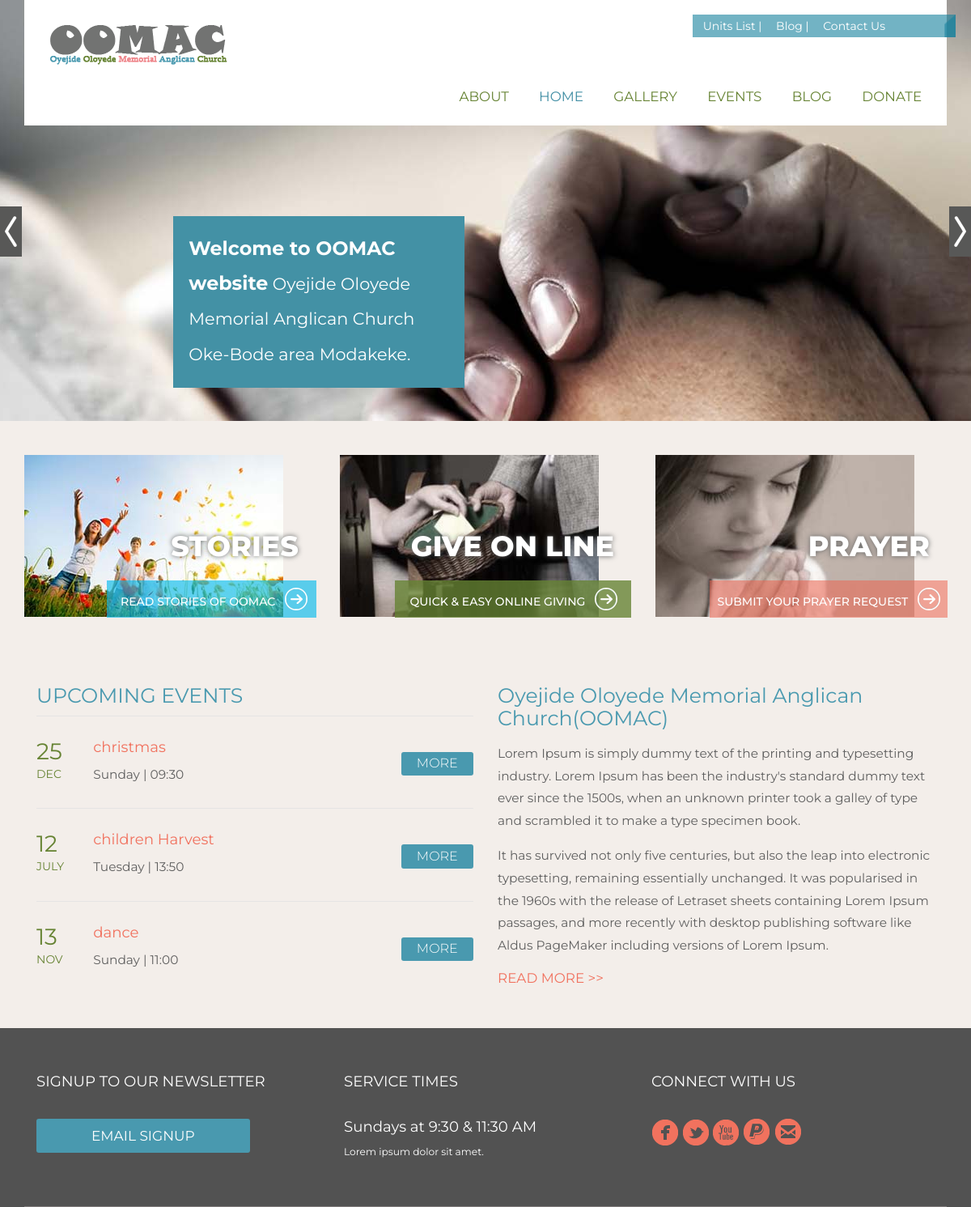
The page / on the database its author committed.
### tables this page shows
CREATE TABLE `event` (
  `id` int(11) NOT NULL,
  `event_name` varchar(200) NOT NULL,
  `event_details` text NOT NULL,
  `event_picture` varchar(50) NOT NULL,
  `date` varchar(20) NOT NULL,
  `event_time` varchar(7) NOT NULL
);

### index.php (the view, shortened to what this page needs)
<?php require_once "include/function.php" ?>
<!DOCTYPE HTML>
<html>
<head>
<link href="css/bootstrap.css" rel="stylesheet" type="text/css" media="all">
<link href="css/style.css" rel="stylesheet" type="text/css" media="all" />
</head>
<body>
	<div class="banner">
		<div class="container">
			<div class="header">
				<div class="head-bann">
						<div class="logo">
							<a href="index.php"><img src="images/logo.png" class="img-responsive" alt="" /></a>
						</div>
						<div class="head-part">
								<ul>
									<li><a href="unitslist.php">Units List |</a></li>
									<li><a href="blog/">Blog |</a></li>
									<li><a href="#">Contact Us</a></li>
								</ul>
					</div>
					<div class="clearfix"> </div>
				</div>
				<div class="head-nav">
								<ul>
									<li><a href="about.php">about</a></li>
									<li class="active"><a href="index.php">home</a></li>
									<li><a href="gallery.php">Gallery</a></li>
									<li><a href="events.php">Events</a></li>
									<li><a href="blog/">Blog</a></li>
									<li><a href="#">donate</a></li>
							</ul>
					</div>
						<div class="clearfix"> </div>
			</div>
		</div>
			<div class="wmuSlider example1 section" id="section-1">
			   <article style="position: absolute; width: 100%; opacity: 0;">
			   	   	<div class="banner-info">
						<h1>Welcome to OOMAC website<span> Oyejide Oloyede Memorial Anglican Church Oke-Bode area Modakeke.</span></h1>
					</div>
				</article>
		  </div>
	</div>
<div class="content">
<div class="container">
		<div class="row grids">
			<div class="col-md-4 grid1">
			  <a href="about.php">
				<img src="images/img1.jpg" class="img-responsive" alt=""/>
				<h3>stories</h3>
				<div class="look">
					<ul>
						<li><h4>Read stories of OOMAC</h4></li>
						<li><i class="arrow"></i></li>
					</ul>
				</div></a>
			</div>
			<div class="col-md-4 grid2">
			  <a href="">
				<img src="images/img2.jpg" class="img-responsive" alt=""/>
				<h3>give on line</h3>
				<div class="look1">
					<ul>
						<li><h4>Quick & easy online giving</h4></li>
						<li><i class="arrow"></i></li>
					</ul>
				</div></a>
			</div>
			<div class="col-md-4 grid3">
			  <a href="prayer_request.php">
				<img src="images/img3.jpg" class="img-responsive" alt=""/>
				<h3>prayer</h3>
				<div class="look2">
					<ul>
						<li><h4>Submit your prayer request</h4></li>
						<li><i class="arrow"></i></li>
					</ul>
				</div></a>
			</div>
		</div>
</div>
</div>
	<div class="events">
		<div class="container">
			<div class="col-md-6 upcoming">
				<h3>UPCOMING EVENTS</h3>
				<?php foreach (event_home(3) as $event){
					$date = $event['date'];
					$day = substr($date, 0,2);
					$month = substr($date, 3, 2);
                    $week_day = substr($date, 10,12);
                    $event_time = $event['event_time'];
					?>
				<div class="family">
					<div class="twenty">
						<h4><?php echo $day?></h4>
						<p><?php number_to_word($month)?></p>
					</div>
					<div class="sunday">
						<h5><?php echo $event['event_name']?></h5>
						<p><?php echo "$week_day   | $event_time " ; ?></p>
					</div>
					<div class="mor">
						<a class="more" href="events.php">MORE</a>
					</div>
						<div class="clearfix"> </div>
				</div>
<?php } ?>
			</div>
			<div class="col-md-6 oaks">
				<h3>Oyejide Oloyede Memorial Anglican Church(OOMAC)</h3>
				<p>Lorem Ipsum is simply dummy text of the printing and typesetting industry. Lorem Ipsum has been the industry's standard dummy text ever since the 1500s, when an unknown printer took a galley of type and scrambled it to make a type specimen book.</p>
				<p>It has survived not only five centuries, but also the leap into electronic typesetting, remaining essentially unchanged. It was popularised in the 1960s with the release of Letraset sheets containing Lorem Ipsum passages, and more recently with desktop publishing software like Aldus PageMaker including versions of Lorem Ipsum.</p>
				<a class="read" href="#">READ MORE >></a>
			</div>
			<div class="clearfix"> </div>
		</div>
	</div>
	<div class="footer">
		<div class="container">
			<div class="footer-top">
				<div class="col-md-4 news">
					<h4>SIGNUP TO OUR NEWSLETTER</h4>
					<form>
						<input type="submit" value="EMAIL SIGNUP">
					</form>
				</div>
				<div class="col-md-4 service">
					<h5>SERVICE TIMES</h5>
					<h6>Sundays at 9:30 & 11:30 AM</h6>
					<p>Lorem ipsum dolor sit amet.</p>
				</div>
				<div class="col-md-4 connect">
					<h5>CONNECT WITH US</h5>
						<ul>
							<li><a href="#"><i class="fb"></i></a></li>
							<li><a href="#"><i class="twt"></i></a></li>
							<li><a href="#"><i class="yout"></i></a></li>
							<li><a href="#"><i class="payp"></i></a></li>
							<li><a href="#"><i class="email"></i></a></li>
						</ul>
				</div>
                <div class="clearfix"> </div>
			</div>
		</div>
	</div>
</body>
</html>

### include/function.php (shortened to what this page needs)
<?php
function db_result_to_array($res)
{
    $res_array = array();
    for ($count=0;  $row = mysqli_fetch_array($res) ; $count++)
    {
        $res_array[$count] = $row;
    }
    return $res_array;
}
function event_home($limit){
    global $link;
    $res = mysqli_query($link, "SELECT * FROM event ORDER BY id DESC LIMIT $limit ");
    $res = db_result_to_array($res);
    return $res;
}
function number_to_word($month){
    switch ($month){
        case 07: echo "JULY";
            break;
        case 11: echo "NOV";
            break;
        case 12: echo "DEC";
            break;
    }
}
?>

### rows shown on the page
event: date "25", shows "DEC", event_name "christmas", date "Sunday", event_time "09:30"
event: date "12", shows "JULY", event_name "children Harvest", date "Tuesday", event_time "13:50"
event: date "13", shows "NOV", event_name "dance", date "Sunday", event_time "11:00"
